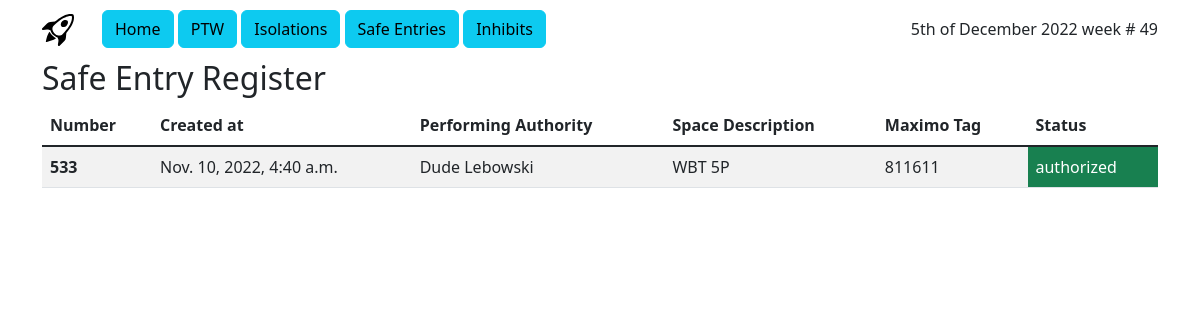
The page /ptw/safe_entry/ on the database its author committed.
### ptw/models.py (models this page shows, shortened)
class SafeEntry(models.Model):
    id = models.IntegerField(primary_key=True)
    status = models.CharField(max_length=10, choices=[
        ('created', 'created'),
        ('authorized', 'authorized'),
        ('closed', 'closed'),
        ('cancelled', 'cancelled')
    ], default='created')
    created_at = models.DateTimeField(default=timezone.now)
    performing_authority = models.CharField(max_length=24, default='TBC')
    authorized_at = models.DateTimeField(default=timezone.now)
    closed_at = models.DateTimeField(default=timezone.now)
    space_description = models.CharField(max_length=24, default='TBC')
    space_maximo_tag = models.CharField(max_length=24, default='TBC')

### ptw/views.py (the view)
# urls.py: path('safe_entry/', views.SafeEntryView.as_view(), name='safe_entry'),
class SafeEntryView(generic.ListView):
    template_name = 'ptw/safeentry_index.html'
    context_object_name = 'safeentry'
    def get_queryset(self):
        return SafeEntry.objects.filter(
            Q(status__exact='authorized') | Q(status__exact='created')
        )

### ptw/templates/ptw/safeentry_index.html
{% extends 'ptw/nav.html' %}
{% block content %}
<h2>Safe Entry Register</h2>
<div class="table-responsive">
<table class="table table-striped table-hover">
<thead>
      <tr>
          <th scope="col">Number</th>
          <th scope="col">Created at</th>
          <th scope="col">Performing Authority</th>
          <th scope="col">Space Description</th>
          <th scope="col">Maximo Tag</th>
          <th scope="col">Status</th>
      </tr>
</thead>
{% if safeentry %}
            {% for item in safeentry %}
                <tbody class="table-group-divider">
                    <tr>
                        <th scope="row">{{ item.id }}</th>
                        <td>{{ item.created_at }}</td>
                        <td>{{ item.performing_authority }}</td>
                        <td>{{ item.space_description }}</td>
                        <td>{{ item.space_maximo_tag }}</td>
                        <td class="{% if item.status == "authorized" %}{{ 'text-bg-success' }}
                                    {% elif item.status == "created" %}{{ 'text-bg-info' }}
                                    {% else %}{{ 'text-bg-warning' }}
                                    {% endif %}">{{ item.status }}</td>
                    </tr>
                </tbody>
            {% endfor %}
{% else %}
    <p>No safe entries are currently active.</p>
{% endif %}
</table>
</div>
{% endblock %}

### rows shown on the page
SafeEntry: id "533", created_at "Nov. 10, 2022, 4:40 a.m.", performing_authority "Dude Lebowski", space_description "WBT 5P", space_maximo_tag "811611", status "authorized"
